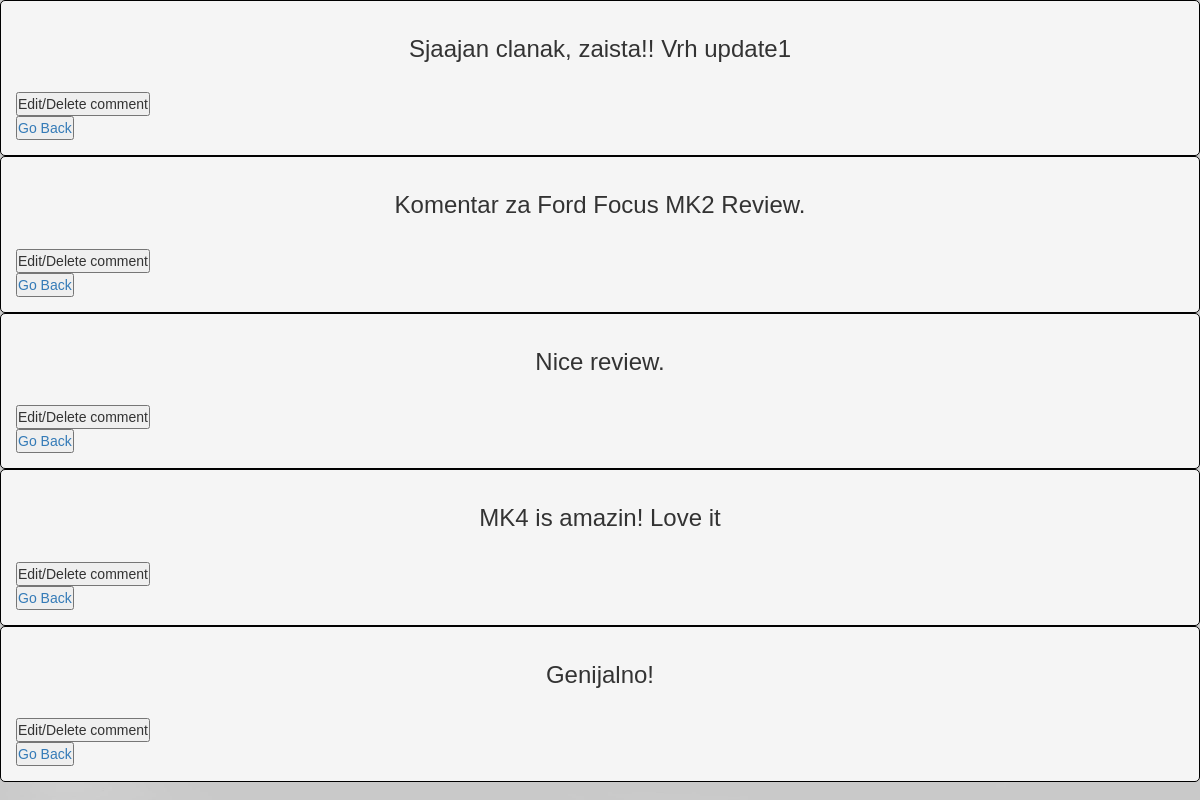
The app's page /editcommentAdmin.php (signed in) with its own data.
### tables this page shows
CREATE TABLE `comments` (
  `cid` int(11) NOT NULL,
  `userid` varchar(128) NOT NULL,
  `date` datetime NOT NULL,
  `comment` text NOT NULL,
  `article_id` int(11) NOT NULL
);

### editcommentAdmin.php (the view, shortened to what this page needs)
<!DOCTYPE html>
<html lang="en">
<head>
    <link href="style/styles.css" type="text/css" rel="stylesheet">
    <link rel="stylesheet" type="text/css" href="style/style1.css">
    <link href="//netdna.bootstrapcdn.com/bootstrap/3.1.0/css/bootstrap.min.css" rel="stylesheet" id="bootstrap-css">
</head>
<?php
    include 'includes/functions.php';
    if(isset($_SESSION['id'])){
        $sql= "SELECT  *  FROM comments";
        $result = $conn->query($sql);
        while($row=$result->fetch_assoc()) {
            $cid = $row['cid'];
            $sql2= "SELECT * FROM comments WHERE cid = '$cid'";
            $result2 = $conn->query($sql2);
            if($row2=$result2->fetch_assoc()){
                echo "<div class = 'article'>";
                echo "<h3>".$row['comment']."</a></h3><br>";
                    echo "<form method='POST' action='editComment.php'>
                    <input type='hidden' name='cid' value='".$row['cid']."'>
                    <input type='hidden' name='userid' value='".$row['userid']."'>
                    <input type='hidden' name='comment' value='".$row['comment']."'>
                    <input type='hidden' name='article_id' value='".$row['article_id']."'>
                    <button name='editComment'>Edit/Delete comment</button>
                    </form>";
            echo " <button><a href='admin.php'>Go Back</a></button></div>";
            }
        };
     }else {
         header("Location: index.php?YouAreNotAdmin!!");
     }
 require "footer.php";
?>

### style/styles.css (style rules this page uses)
* { margin: 0; padding: 0; text-decoration: none; }
button { cursor: pointer; }

### style/style1.css (style rules this page uses)
* { margin: 0; padding: 5; box-sizing: border-box; -webkit-box-sizing:border-box; -moz-box-sizing:border-box; font-family: Arial, Helvetica, sans-serif; }
.article , .article1, .article2 { background-color: whitesmoke; opacity: 15px; border-radius:5px; -moz-border-radius: 5px; -webkit-border-radius: 5px; margin: 0px auto ; width: 100%; border: 1px solid black; padding: 15px; }
h3 { text-align: center; }
a { text-decoration: none; color: black; }

### records on screen
comments: comment "Sjaajan clanak, zaista!! Vrh update1"
comments: comment "Komentar za Ford Focus MK2 Review."
comments: comment "Nice review."
comments: comment "MK4 is amazin! Love it"
comments: comment "Genijalno!"
